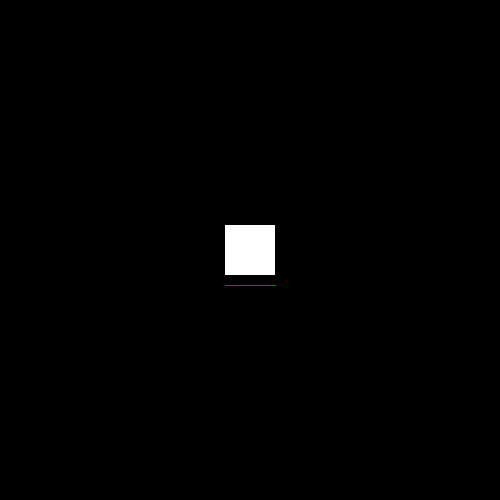
Frame 1 (no input)
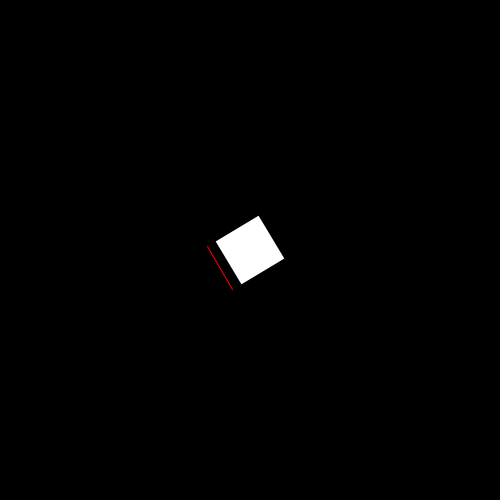
Frame 60 (the mouse pressed at the canvas centre just before this capture)
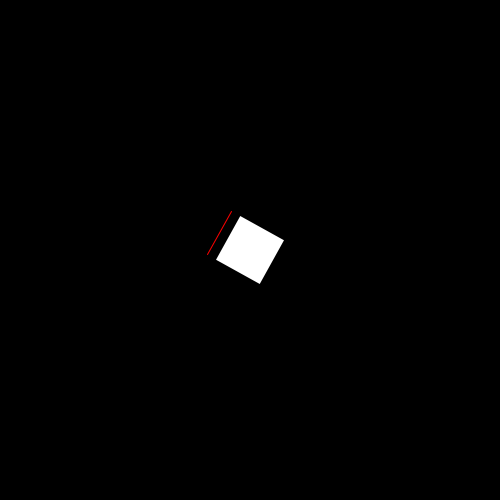
Frame 120 (the mouse held since frame 60 and released just before this capture)

The Processing sketch that drew these frames (run headless with seeded random() and noise(); from frame 60 on, the mouse is pressed at the canvas centre):

// Processing sketch: sketch_04_8
// ── sketch_04_8.pde
int a = 0;

void setup(){
  size(500,500); 
  frameRate(120);
}

void draw(){
  background(0);
  noStroke();
  fill(255);
    
// Cambiamo il punto di riferimento da (0,0) al centro (come piano cartesiano), cosi
//  l'oggetto gira su se stesso, altrimenti gira intorno all'origine in alto a sx
  translate(width/2, width/2); 
  
  rotate(radians(a));
  rectMode(CENTER);
  
// Impostiamo il centro a (0,0) in modo da coincidere con la nuova
//  origine al centro della canvas
  rect(0, 0, 50, 50);
  
  stroke(255,0,0);
  line(-25, 35, 25, 35);
  a++;
}
